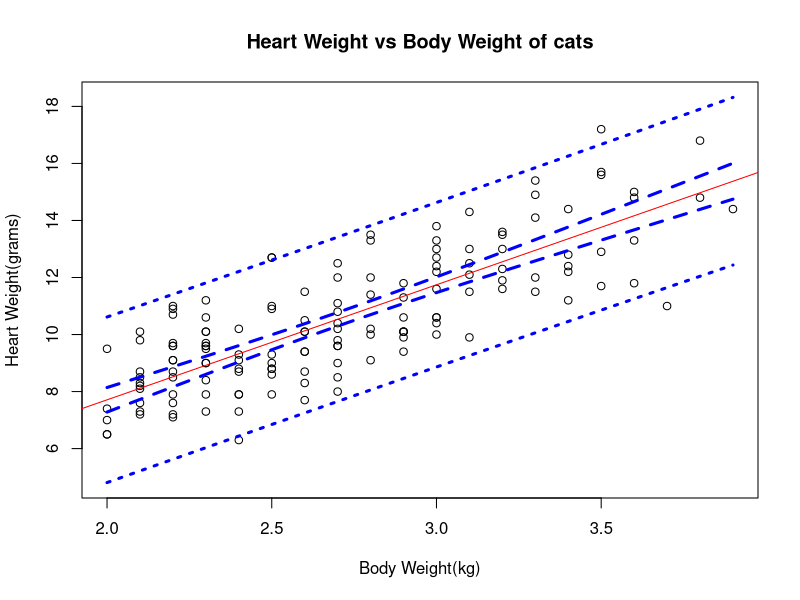
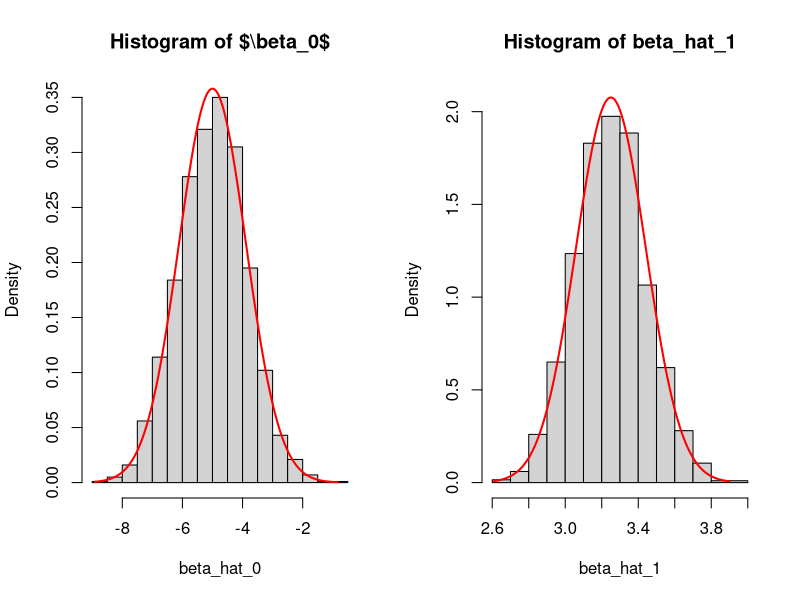

Here is the R script that generated these plots, in order:
## ---- chunk 1
library("MASS")
cat_model = lm(Hwt~Bwt, data = cats)
result = summary(cat_model)
## ---- chunk 2
intervals = confint(cat_model, level = .95)

## ---- chunk 3
intervals = confint(cat_model, level = .9)
## ---- chunk 4
new_bwt = data.frame(Bwt = c(2.1,2.8))
result = predict(cat_model, newdata = new_bwt, interval = c("confidence"), level =0.9)
result
## ---- chunk 5

new_bwt = data.frame(Bwt = c(2.8,4.2))
result = predict(cat_model, newdata = new_bwt, interval = c("prediction"), level =0.9)
result

## ---- chunk 6

Bwt_grid = seq(min(cats$Bwt), max(cats$Bwt), by = 0.01)

hwt_ci_band = predict(cat_model, newdata = data.frame(Bwt =Bwt_grid ), interval = "confidence",level = .95)

hwt_pi_band = predict(cat_model, newdata = data.frame(Bwt =Bwt_grid ), interval = "prediction",level = .95)

plot(Hwt~Bwt, data = cats, ylim = c(min(hwt_pi_band),max(hwt_pi_band)), main = "Heart Weight vs Body Weight of cats", xlab= "Body Weight(kg)", ylab ="Heart Weight(grams)")

abline(cat_model, col = "red")

lines(Bwt_grid,hwt_ci_band[,"lwr"],col ="blue",lwd = 3, lty = 2)
lines(Bwt_grid,hwt_ci_band[,"upr"],col ="blue",lwd = 3, lty = 2)

lines(Bwt_grid,hwt_pi_band[,"lwr"],col ="blue",lwd = 3, lty = 3)
lines(Bwt_grid,hwt_pi_band[,"upr"],col ="blue",lwd = 3, lty = 3)

## ---- chunk 7
result  = summary(cat_model)$coefficients

beta_hat_1 = result[2,1]
se = result[2,2]

#Hypothesized Beta1
beta_hyp = 4

t = (beta_hat_1- beta_hyp)/se

p = 2*pt(abs(t), df = nrow(cats) -2,lower.tail = FALSE)

## ---- chunk 8

summary(cat_model)$coefficients
## ---- chunk 9
data(Ozone, package = "mlbench")
Ozone = Ozone[, c(4, 6, 7, 8)]
colnames(Ozone) = c("ozone", "wind", "humidity", "temp")
Ozone = Ozone[complete.cases(Ozone), ]
## ---- chunk 10

wind_model = lm(ozone~wind, data = Ozone)
result = summary(wind_model)

## ---- chunk 11
temp_model = lm(ozone~temp, data = Ozone)
result = summary(temp_model)
result
## ---- chunk 12
birthday = 12121977
set.seed(birthday)
n = 50
x = seq(0, 10, length = n)

#Function to Simulate SLR
sim_slr = function(x, beta_0 , beta_1, sigma) {
  n = length(x)
  epsilon = rnorm(n, mean = 0, sd = sigma)
  y = beta_0 + beta_1 * x + epsilon
  data.frame(predictor = x, response = y)
}

#No of simulations
m = 2000

#Initialize vector to store results
beta_hat_0 = rep(0,m)
beta_hat_1 = rep(0,m)

#Generate and store SLR coefficients 
for(i in 1:m)
{
  std_dev = 4
  df = sim_slr(x, beta_0 = -5, beta_1 = 3.25, sigma = std_dev)
  fitted_model = lm(response ~ predictor, df)
  beta_hat_0[i] = fitted_model$coefficients[1]
  beta_hat_1[i] = fitted_model$coefficients[2]
}  

## ---- chunk 13
library(knitr)

true_exp = c(-5,3.25)
sim_mean = c(mean(beta_hat_0),mean(beta_hat_1))

true_sd = c(4,4)

sim_sd = c(sd(beta_hat_0),sd(beta_hat_1))

table.comp  <- data.frame(rbind(true_exp, sim_mean, true_sd,sim_sd))

colnames(table.comp) = c("$\beta0$ ","$\beta1$")


## ---- chunk 14
#Calculate true variance of estimated beta0 and beta1
Sxx = sum((x- mean(x))^2)
true_var = 16
n= length(x)

true_sd_beta0 = sqrt(true_var*(1/n + (mean(x)^2)/Sxx))
true_sd_beta1 = sqrt(true_var/Sxx)

#Plot beta 0 estimate and true value
beta0_val = seq(from = min(beta_hat_0), to = max(beta_hat_0), by = 0.01)
beta0_density = dnorm(beta0_val, mean=-5, sd=true_sd_beta0)

par(mfrow=c(1,2))
hist(beta_hat_0,freq = FALSE,main = "Histogram of $\\beta_0$" )
lines(beta0_val,beta0_density, col = "red", lwd = 2)

#Plot beta 1 estimate and true value
beta1_val = seq(from = min(beta_hat_1), to = max(beta_hat_1), by = 0.01)
beta1_density = dnorm(beta1_val, mean=3.25, sd=true_sd_beta1)
hist(beta_hat_1,freq = FALSE, ylim=c(0,max(beta1_density)))

lines(beta1_val,beta1_density, col = "red", lwd = 2)


## ---- chunk 15
birthday = 12121977
set.seed(birthday)
n = 25
x = seq(0, 2.5, length = n)

#Function to Simulate SLR
sim_slr = function(x, beta_0 , beta_1, sigma) {
  n = length(x)
  epsilon = rnorm(n, mean = 0, sd = sigma)
  y = beta_0 + beta_1 * x + epsilon
  data.frame(predictor = x, response = y)
}

#No of simulations
m = 2500

#Initialize vector to store results
se = rep(0,m)
beta_hat_1 = rep(0,m)
intervals = rep(0,m)
#Generate and store SLR coefficients 
for(i in 1:m)
{
  std_dev = 3
  df = sim_slr(x, beta_0 = 5, beta_1 = 2, sigma = std_dev)
  fitted_model = lm(response ~ predictor, df)
  se[i] = summary(fitted_model)$coefficients[2,2] 
  beta_hat_1[i] = fitted_model$coefficients[2]
}  

## ---- chunk 16
critcal_val = qt(.025,df = n-2, lower.tail = FALSE)

lower_95 = beta_hat_1 - critcal_val*se
upper_95 = beta_hat_1 + critcal_val*se

## ---- chunk 17
result = mean(lower_95 <2 & upper_95>2)

## ---- chunk 18
result = mean(abs(beta_hat_1) > critcal_val*se  )
result
## ---- chunk 19

critcal_val = qt(.005,df = n-2, lower.tail = FALSE)

lower_99 = beta_hat_1 - critcal_val*se
upper_99 = beta_hat_1 + critcal_val*se


## ---- chunk 20
result = mean(lower_99 <2 & upper_99>2)

## ---- chunk 21

result = mean(abs(beta_hat_1) > critcal_val*se  )
result
## ---- chunk 22
calc_pred_int <- function(fitted_model,newdata1, level =.95)
{
 # result_test = predict(fitted_model, newdata = newdata1, interval = "prediction")
  
  y_hat = predict(fitted_model, newdata = newdata1, interval = c("prediction"))
  p_value = (1-level)/2
  cat("pvalue", p_value, "\n")
  
  n= length(fitted_model$residuals)
  cat("n", n,"\n")
  
  se = summary(fitted_model)$se
  cat("se", se,"\n")
  
  critcal_val = qt(p_value, df = n-2, lower.tail = FALSE)
  
  cat("critcal_val", critcal_val,"\n")
  
  x= fitted_model$model[names(newdata1)][,1]
  x_mean = mean(x)
  
  cat("x_mean", x_mean,"\n")
  
  Sxx = sum((x- mean(x))^2)
  
  cat("Sxx", Sxx,"\n")
  
  cat("new data", newdata1[,1],"\n")
  
  range = critcal_val*se*sqrt(1+1/n + (newdata1[,1] -x_mean)^2/Sxx )
  
  cat("range", range,"\n")
   
  upper = y_hat + range
  lower = y_hat - range
  result = c(y_hat, lower,upper )
  
  names(result) = c("estimate","lower","upper")
  return (result)
 
}
  
  


## ---- chunk 23
newcat_1 = data.frame(Bwt = 4.0)
calc_pred_int(cat_model, newcat_1)
summary(cat_model)
